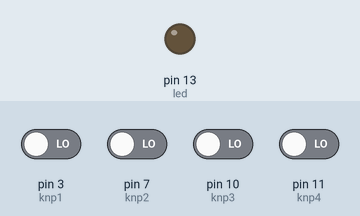
This sketch was run on a simulated Arduino Uno, built with avr-gcc and run on an emulated ATmega328P. On the bench: output pins drawn as LEDs (lit = HIGH). Dashed ring = blinking. The inputs (shaded band) are chosen by the test bench; at power-on: pin 3 (knp1), pin 7 (knp2), pin 10 (knp3), pin 11 (knp4) LOW. What the sketch prints to the serial monitor is not drawn.

Above: at 1.2 s.
1.3 s: pin 3 (knp1) driven HIGH
At 4.1 s:
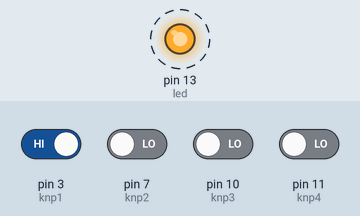
4.3 s: pin 7 (knp2) driven HIGH
7.3 s: pin 10 (knp3) driven HIGH
At 9.1 s:
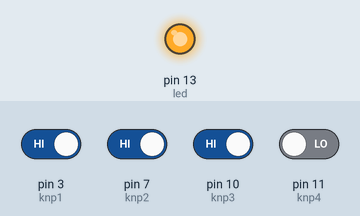
9.9 s: pin 11 (knp4) driven HIGH
12.9 s: pin 11 (knp4) driven LOW
15.9 s: pin 10 (knp3) driven LOW
At 18.1 s:
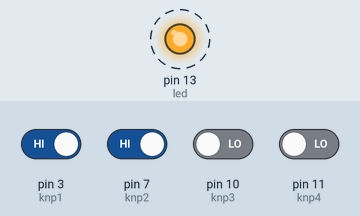
Timing chart, 0 to 19.9 s (numbered marks = the images above; inputs shaded):
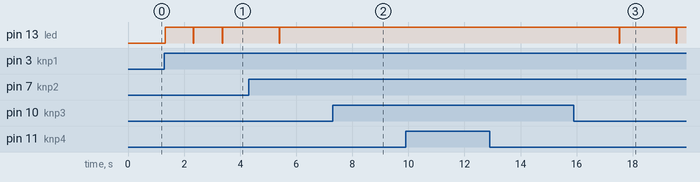

The sketch:

arduino_serial_proxy.ino
```cpp
const int knp1 = 3;
const int knp2 = 7;
const int knp3 = 10;
const int knp4 = 11;
const int led =  13;

// definere knapp int til (ikke)noe
int knapp1 = 0;
int knapp2 = 0;
int knapp3 = 0;
int knapp4 = 0;

void setup(){
Serial.begin(9600); //starte serial
pinMode(led,OUTPUT);
pinMode(knp1,INPUT); // definere hva
pinMode(knp2,INPUT); // de definerte
pinMode(knp3,INPUT); // pinsene gjør
pinMode(knp4,INPUT);
}

void loop(){

//verdien for knapp1 blir satt til
//hva knp1 er nå. 1 eller 0

knapp1 = digitalRead(knp1);
if(knapp1==HIGH){
digitalWrite(led,HIGH);
Serial.print("a");
delay(1000);
}else{
digitalWrite(led,LOW);
}

delay(10);

knapp2 = digitalRead(knp2);
if(knapp2==HIGH){
digitalWrite(led,HIGH);
Serial.print("b");
delay(1000);
}else{
digitalWrite(led,LOW);
}

delay(10);

knapp3 = digitalRead(knp3);
if(knapp3==HIGH){
digitalWrite(led,HIGH);
Serial.print("c");
delay(1000);
}else{
digitalWrite(led,LOW);
}

delay(10);

knapp4 = digitalRead(knp4);
if(knapp4==HIGH){
digitalWrite(led,HIGH);
Serial.print("d");
delay(1000);
}else{
digitalWrite(led,LOW);}
}
```

Measured:
- after the input at 1.3 s, pin 13 (led): alternates HIGH for 1.0 s and LOW for 0.02 s, starting at once
- after the input at 7.3 s, pin 13 (led): stops changing and stays HIGH
- after the input at 9.9 s, every drawn part: stays the same
- after the input at 15.9 s, pin 13 (led): alternates HIGH for 2.0 s and LOW for 0.01 s, starting after 1.6 s
